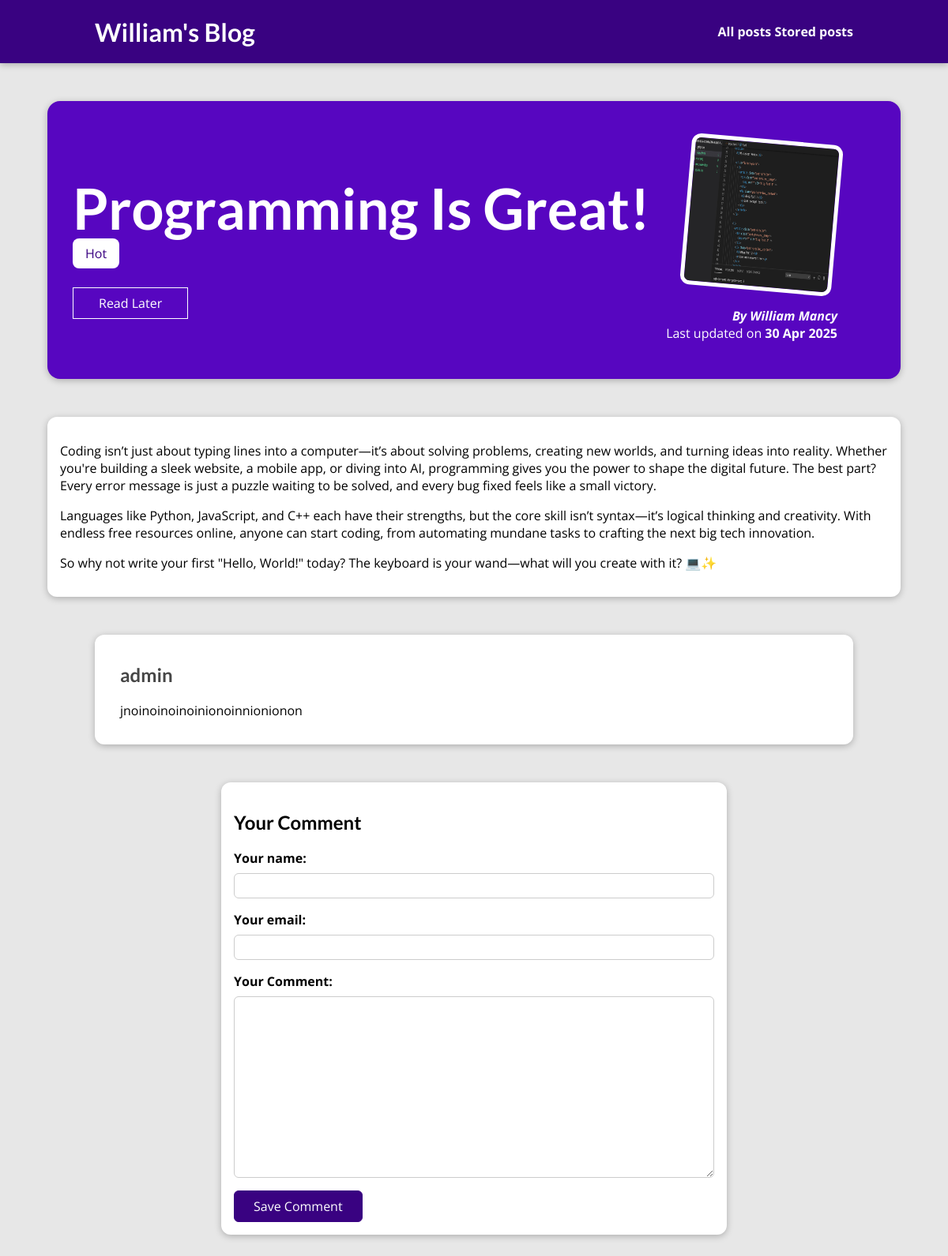
Page /posts/programming-is-fun on the committed database.
### blog/models.py (models this page shows, shortened)
class Post(models.Model):
    title = models.CharField(max_length=150)
    excerpt = models.CharField(max_length=200)
    image = models.ImageField(upload_to="posts",null=True)
    date = models.DateField(auto_now=True)
    slug = models.SlugField(unique=True,db_index=True) #automatically indexed, unique assumes it as well
    content = models.TextField(validators=[MinLengthValidator(20)])
    author = models.ForeignKey(Author, on_delete=models.SET_NULL,null=True ,related_name="posts")
    tags = models.ManyToManyField(Tag)

class Tag(models.Model):
    caption = models.CharField(max_length=30)

class Author(models.Model):
    first_name = models.CharField(max_length=100)
    last_name = models.CharField(max_length=100)
    email_address = models.EmailField() #automatic validator
    def full_name(self):
        return f"{self.first_name} {self.last_name}"
    def __str__(self):
        return self.full_name()

class Comment(models.Model):
    user_name = models.CharField(max_length=120)
    user_email = models.EmailField()
    text = models.TextField(max_length=400)
    post = models.ForeignKey(Post,on_delete=models.CASCADE,related_name="comments")

### blog/views.py (the view, shortened to what this page needs)
# urls.py: path("posts/<slug:slug>", views.SinglePostView.as_view(), name="post-detail-page"),
class SinglePostView(View):
    def is_stored_post(self, request, post_id):
        stored_posts = request.session.get("stored_posts")
        if stored_posts is not None:
          is_saved_for_later = post_id in stored_posts
        else:
          is_saved_for_later = False
        return is_saved_for_later
    def get(self, request, slug):
        post = Post.objects.get(slug=slug)
        context = {
            "post": post,
            "post_tags": post.tags.all(),
            "comment_form": CommentForm(),
            "comments": post.comments.all().order_by("-id"),
            "saved_for_later": self.is_stored_post(request, post.id)
        }
        return render(request, "blog/post-detail.html", context)

### blog/forms.py
class CommentForm(forms.ModelForm):
    class Meta:
        model = Comment
        exclude = ["post"]
        labels = {
            "user_name" : "Your name",
            "user_email" : "Your email",
            "text" : "Your Comment"
        }

### blog/templates/blog/post-detail.html (shortened to what this page needs)
{% extends "base.html" %} {% load static %}  {% block css_files %}
<link rel="stylesheet" href="{% static 'blog/post-details.css' %}" />
{% endblock %} {% block content %}
<section id="summary">
  <h2>{{ post.title }}</h2>
  <div>
    {% for tag in post_tags %}
    <span class="tag">{{ tag.caption }}</span>
    {% endfor %}
  </div>
  <div id="read-later">
    <form action="{% url 'read-later' %}" method="POST">
      <button>
        {% if saved_for_later %} Remove from "Read Later" List {% else %} Read
        Later {% endif %}
      </button>
    </form>
  </div>
  <article>
    <img src="{{ post.image.url }}" alt="{{ post.title }}" />
    <address>
      By <a href="mailto:{{ post.author.email_address }}">{{ post.author }}</a>
    </address>
    <div>Last updated on <time>{{ post.date|date:"d M Y" }}</time></div>
  </article>
</section>
<main>{{ post.content|linebreaks }}</main>
<section id="comments">
  <ul>
    {% for comment in comments %}
    <li>
      <h2>{{ comment.user_name }}</h2>
      <p>{{ comment.text|linebreaks }}</p>
    </li>
    {% endfor %}
  </ul>
</section>
<section id="comment-form">
  <h2>Your Comment</h2>
  <form action="{% url 'post-detail-page' post.slug %}" method="POST">
    {% csrf_token %} {% for form_field in comment_form %}
    <div class="form-control {% if form_field.errors %}invalid{% endif %}">
      {{ form_field.label_tag }} {{ form_field }} {{ form_field.errors }}
    </div>
    {% endfor %}
    <button>Save Comment</button>
  </form>
</section>
{% endblock %}

### static/app.css (style rules this page uses)
* { box-sizing: border-box; }
html { font-family: "Open Sans", "Lato", sans-serif; }
body { margin: 0; }
h1, h2, h3 { font-family: "Lato", sans-serif; font-weight: bold; }

### blog/static/blog/post-details.css (style rules this page uses)
body { background-color: #e7e7e7; }
#summary { margin: 8rem auto 3rem auto; padding: 2rem; width: 90%; max-width: 90rem; border-radius: 16px; background-color: #5706c0; position: relative; box-shadow: 0 2px 8px rgba(0, 0, 0, 0.25); height: 22rem; }
#summary h2 { color: white; font-size: 4.5rem; margin-bottom: 0.25rem; }
#summary article { position: absolute; top: 2rem; right: 3rem; padding: 1rem 2rem; border-radius: 12px; text-align: right; color: white; }
#summary article img { width: 12rem; height: 12rem; border-radius: 12px; transform: rotateZ(5deg); border: 5px solid white; margin-bottom: 1rem; }
#summary address { font-weight: bold; }
#summary a { color: white; text-decoration: none; }
#summary time { font-weight: bold; }
#read-later { margin: 2rem 0; }
#read-later button { background-color: transparent; border: 1px solid white; padding: 0.5rem 2rem; font: inherit; color: white; cursor: pointer; }
main { width: 90%; max-width: 90rem; margin: 3rem auto; background-color: white; padding: 1rem; border-radius: 12px; box-shadow: 0 2px 8px rgba(0, 0, 0, 0.25); }
.tag { background-color: white; color: #390281; padding: 0.5rem 1rem; border-radius: 8px; }
#comment-form { margin: 3rem auto; width: 90%; max-width: 40rem; border-radius: 12px; background-color: white; box-shadow: 0 2px 8px rgba(0, 0, 0, 0.25); padding: 1rem; }
#comment-form button { font: inherit; background-color: #390281; color: white; border: 1px solid #390281; padding: 0.5rem 1.5rem; border-radius: 6px; cursor: pointer; }
.form-control { margin-bottom: 1rem; }
.form-control label { font-weight: bold; margin-bottom: 0.5rem; display: block; }
.form-control input, .form-control textarea { display: block; width: 100%; font: inherit; padding: 0.25rem; border-radius: 6px; border: 1px solid #ccc; }
#comments { margin: 3rem auto; width: 90%; max-width: 60rem; border-radius: 12px; background-color: white; box-shadow: 0 2px 8px rgba(0, 0, 0, 0.25); padding: 1rem 2rem; }
#comments ul { list-style: none; margin: 0; padding: 0; }
#comments li { margin-bottom: 1rem; border-bottom: 2px solid #ccc; }
#comments li:last-of-type { border-bottom: none; }
#comments h2 { color: #464646; }

### rows in the picture
Post: title "Programming Is Great!", image (picture), author "William Mancy", date "30 Apr 2025", content "Coding isn’t just about typing lines into a computer—it’s about solving problems, creating new worlds, and turning ideas into reality. Whether you're building a sleek website, a mobile app, or diving into AI, programming gives you the power to shape the digital future. The best part? Every error message is just a puzzle waiting to be solved, and every bug fixed feels like a small victory. Languages like Python, JavaScript, and C++ each have their strengths, but the core skill isn’t syntax—it’s logical thinking and creativity. With endless free resources online, anyone can start coding, from automating mundane tasks to crafting the next big tech innovation. So why not write your first…"
Tag: caption "Hot"
Comment: user_name "admin", text "jnoinoinoinoinionoinnionionon"
